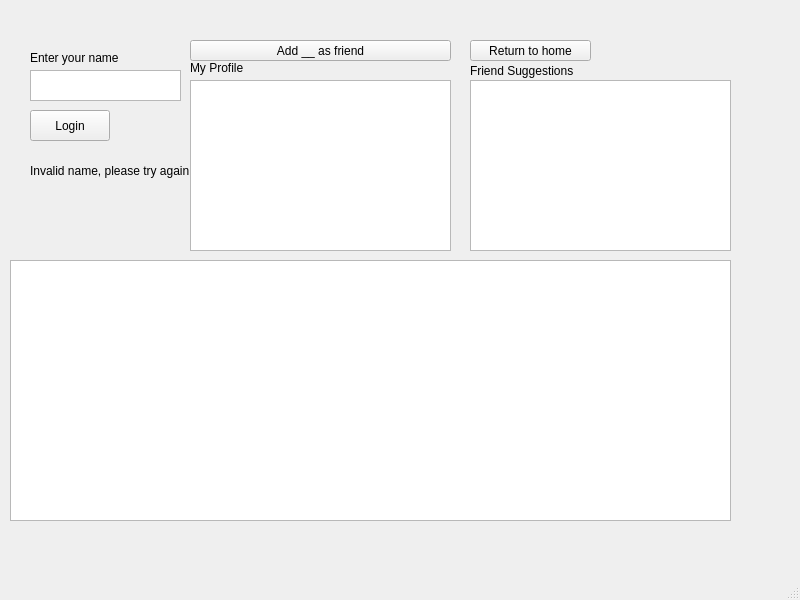
<?xml version="1.0" encoding="UTF-8"?>
<ui version="4.0">
 <class>SocialNetworkWindow</class>
 <widget class="QMainWindow" name="SocialNetworkWindow">
  <property name="geometry">
   <rect>
    <x>0</x>
    <y>0</y>
    <width>800</width>
    <height>600</height>
   </rect>
  </property>
  <property name="windowTitle">
   <string>SocialNetworkWindow</string>
  </property>
  <widget class="QWidget" name="centralwidget">
   <widget class="QPushButton" name="loginButton">
    <property name="geometry">
     <rect>
      <x>30</x>
      <y>110</y>
      <width>80</width>
      <height>31</height>
     </rect>
    </property>
    <property name="text">
     <string>Login</string>
    </property>
   </widget>
   <widget class="QLabel" name="enterNameLabel">
    <property name="geometry">
     <rect>
      <x>30</x>
      <y>50</y>
      <width>91</width>
      <height>16</height>
     </rect>
    </property>
    <property name="text">
     <string>Enter your name</string>
    </property>
   </widget>
   <widget class="QTextEdit" name="loginTextBox">
    <property name="geometry">
     <rect>
      <x>30</x>
      <y>70</y>
      <width>151</width>
      <height>31</height>
     </rect>
    </property>
   </widget>
   <widget class="QLabel" name="invalidName">
    <property name="geometry">
     <rect>
      <x>30</x>
      <y>160</y>
      <width>181</width>
      <height>21</height>
     </rect>
    </property>
    <property name="text">
     <string>Invalid name, please try again</string>
    </property>
   </widget>
   <widget class="QLabel" name="personProfile">
    <property name="geometry">
     <rect>
      <x>190</x>
      <y>60</y>
      <width>191</width>
      <height>16</height>
     </rect>
    </property>
    <property name="text">
     <string>My Profile</string>
    </property>
   </widget>
   <widget class="QTableWidget" name="userFriends">
    <property name="geometry">
     <rect>
      <x>190</x>
      <y>80</y>
      <width>261</width>
      <height>171</height>
     </rect>
    </property>
    <attribute name="horizontalHeaderCascadingSectionResizes">
     <bool>false</bool>
    </attribute>
    <attribute name="horizontalHeaderMinimumSectionSize">
     <number>40</number>
    </attribute>
    <attribute name="horizontalHeaderStretchLastSection">
     <bool>true</bool>
    </attribute>
   </widget>
   <widget class="QLabel" name="recentPosts">
    <property name="geometry">
     <rect>
      <x>30</x>
      <y>240</y>
      <width>401</width>
      <height>301</height>
     </rect>
    </property>
    <property name="text">
     <string>Posts:</string>
    </property>
    <property name="wordWrap">
     <bool>true</bool>
    </property>
   </widget>
   <widget class="QPushButton" name="returnHome">
    <property name="geometry">
     <rect>
      <x>470</x>
      <y>40</y>
      <width>121</width>
      <height>21</height>
     </rect>
    </property>
    <property name="text">
     <string>Return to home</string>
    </property>
   </widget>
   <widget class="QTableWidget" name="friendSuggestions">
    <property name="geometry">
     <rect>
      <x>470</x>
      <y>80</y>
      <width>261</width>
      <height>171</height>
     </rect>
    </property>
    <attribute name="horizontalHeaderMinimumSectionSize">
     <number>40</number>
    </attribute>
    <attribute name="horizontalHeaderStretchLastSection">
     <bool>true</bool>
    </attribute>
   </widget>
   <widget class="QLabel" name="friendSuggestionsLabel">
    <property name="geometry">
     <rect>
      <x>470</x>
      <y>60</y>
      <width>151</width>
      <height>21</height>
     </rect>
    </property>
    <property name="text">
     <string>Friend Suggestions</string>
    </property>
   </widget>
   <widget class="QPushButton" name="addFriend">
    <property name="geometry">
     <rect>
      <x>190</x>
      <y>40</y>
      <width>261</width>
      <height>21</height>
     </rect>
    </property>
    <property name="text">
     <string>Add __ as friend</string>
    </property>
   </widget>
   <widget class="QTableWidget" name="postsTable">
    <property name="geometry">
     <rect>
      <x>10</x>
      <y>260</y>
      <width>721</width>
      <height>261</height>
     </rect>
    </property>
   </widget>
  </widget>
  <widget class="QMenuBar" name="menubar">
   <property name="geometry">
    <rect>
     <x>0</x>
     <y>0</y>
     <width>800</width>
     <height>17</height>
    </rect>
   </property>
  </widget>
  <widget class="QStatusBar" name="statusbar"/>
 </widget>
 <resources/>
 <connections/>
</ui>
